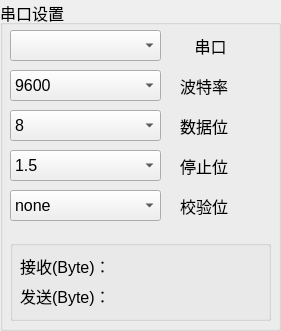
   <widget class="QGroupBox" name="groupBox">
    <property name="geometry">
     <rect>
      <x>10</x>
      <y>50</y>
      <width>281</width>
      <height>331</height>
     </rect>
    </property>
    <property name="font">
     <font>
      <pointsize>12</pointsize>
     </font>
    </property>
    <property name="title">
     <string>串口设置</string>
    </property>
    <widget class="QLabel" name="label_6">
     <property name="geometry">
      <rect>
       <x>180</x>
       <y>110</y>
       <width>61</width>
       <height>31</height>
      </rect>
     </property>
     <property name="font">
      <font>
       <pointsize>12</pointsize>
      </font>
     </property>
     <property name="text">
      <string>数据位</string>
     </property>
    </widget>
    <widget class="QComboBox" name="baundrateCb">
     <property name="geometry">
      <rect>
       <x>10</x>
       <y>70</y>
       <width>151</width>
       <height>31</height>
      </rect>
     </property>
     <property name="font">
      <font>
       <pointsize>12</pointsize>
      </font>
     </property>
     <item>
      <property name="text">
       <string>9600</string>
      </property>
     </item>
     <item>
      <property name="text">
       <string>115200</string>
      </property>
     </item>
     <item>
      <property name="text">
       <string>4800</string>
      </property>
     </item>
    </widget>
    <widget class="QLabel" name="label">
     <property name="geometry">
      <rect>
       <x>180</x>
       <y>30</y>
       <width>61</width>
       <height>31</height>
      </rect>
     </property>
     <property name="font">
      <font>
       <pointsize>12</pointsize>
      </font>
     </property>
     <property name="text">
      <string>串口</string>
     </property>
     <property name="alignment">
      <set>Qt::AlignCenter</set>
     </property>
    </widget>
    <widget class="QComboBox" name="checkCb">
     <property name="geometry">
      <rect>
       <x>10</x>
       <y>190</y>
       <width>151</width>
       <height>31</height>
      </rect>
     </property>
     <property name="font">
      <font>
       <pointsize>12</pointsize>
      </font>
     </property>
     <item>
      <property name="text">
       <string>none</string>
      </property>
     </item>
    </widget>
    <widget class="QComboBox" name="stopCb">
     <property name="geometry">
      <rect>
       <x>10</x>
       <y>150</y>
       <width>151</width>
       <height>31</height>
      </rect>
     </property>
     <property name="font">
      <font>
       <pointsize>12</pointsize>
      </font>
     </property>
     <item>
      <property name="text">
       <string>1.5</string>
      </property>
     </item>
     <item>
      <property name="text">
       <string>2</string>
      </property>
     </item>
     <item>
      <property name="text">
       <string>1</string>
      </property>
     </item>
    </widget>
    <widget class="QLabel" name="label_7">
     <property name="geometry">
      <rect>
       <x>180</x>
       <y>150</y>
       <width>61</width>
       <height>31</height>
      </rect>
     </property>
     <property name="font">
      <font>
       <pointsize>12</pointsize>
      </font>
     </property>
     <property name="text">
      <string>停止位</string>
     </property>
    </widget>
    <widget class="QComboBox" name="serialCb">
     <property name="geometry">
      <rect>
       <x>10</x>
       <y>30</y>
       <width>151</width>
       <height>31</height>
      </rect>
     </property>
     <property name="font">
      <font>
       <pointsize>12</pointsize>
      </font>
     </property>
    </widget>
    <widget class="QComboBox" name="dateCb">
     <property name="geometry">
      <rect>
       <x>10</x>
       <y>110</y>
       <width>151</width>
       <height>31</height>
      </rect>
     </property>
     <property name="font">
      <font>
       <pointsize>12</pointsize>
      </font>
     </property>
     <property name="currentText">
      <string>8</string>
     </property>
     <item>
      <property name="text">
       <string>8</string>
      </property>
     </item>
     <item>
      <property name="text">
       <string>5</string>
      </property>
     </item>
     <item>
      <property name="text">
       <string>6</string>
      </property>
     </item>
     <item>
      <property name="text">
       <string>7</string>
      </property>
     </item>
    </widget>
    <widget class="QLabel" name="label_5">
     <property name="geometry">
      <rect>
       <x>180</x>
       <y>70</y>
       <width>61</width>
       <height>31</height>
      </rect>
     </property>
     <property name="font">
      <font>
       <pointsize>12</pointsize>
      </font>
     </property>
     <property name="text">
      <string>波特率</string>
     </property>
    </widget>
    <widget class="QLabel" name="label_8">
     <property name="geometry">
      <rect>
       <x>180</x>
       <y>190</y>
       <width>61</width>
       <height>31</height>
      </rect>
     </property>
     <property name="font">
      <font>
       <pointsize>12</pointsize>
      </font>
     </property>
     <property name="text">
      <string>校验位</string>
     </property>
    </widget>
    <widget class="QGroupBox" name="groupBox_2">
     <property name="geometry">
      <rect>
       <x>10</x>
       <y>240</y>
       <width>261</width>
       <height>81</height>
      </rect>
     </property>
     <property name="title">
      <string/>
     </property>
     <widget class="QLabel" name="label_recvNum">
      <property name="geometry">
       <rect>
        <x>130</x>
        <y>10</y>
        <width>121</width>
        <height>31</height>
       </rect>
      </property>
      <property name="font">
       <font>
        <pointsize>12</pointsize>
       </font>
      </property>
      <property name="text">
       <string/>
      </property>
     </widget>
     <widget class="QLabel" name="label_sendNum">
      <property name="geometry">
       <rect>
        <x>130</x>
        <y>40</y>
        <width>111</width>
        <height>31</height>
       </rect>
      </property>
      <property name="font">
       <font>
        <pointsize>12</pointsize>
       </font>
      </property>
      <property name="text">
       <string/>
      </property>
     </widget>
     <widget class="QLabel" name="label_recvNum_2">
      <property name="geometry">
       <rect>
        <x>10</x>
        <y>10</y>
        <width>111</width>
        <height>31</height>
       </rect>
      </property>
      <property name="font">
       <font>
        <pointsize>12</pointsize>
       </font>
      </property>
      <property name="text">
       <string>接收(Byte)：</string>
      </property>
     </widget>
     <widget class="QLabel" name="label_sendNum_2">
      <property name="geometry">
       <rect>
        <x>10</x>
        <y>40</y>
        <width>111</width>
        <height>31</height>
       </rect>
      </property>
      <property name="font">
       <font>
        <pointsize>12</pointsize>
       </font>
      </property>
      <property name="text">
       <string>发送(Byte)：</string>
      </property>
     </widget>
    </widget>
   </widget>
